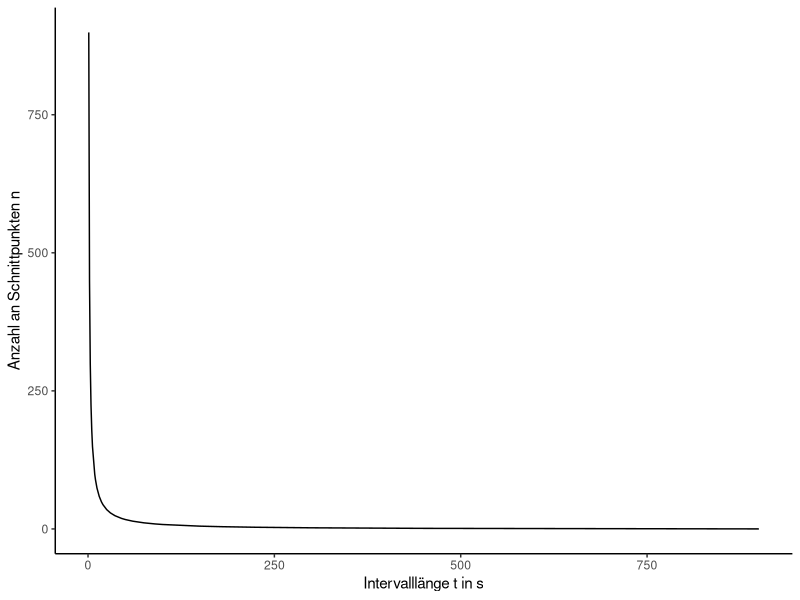
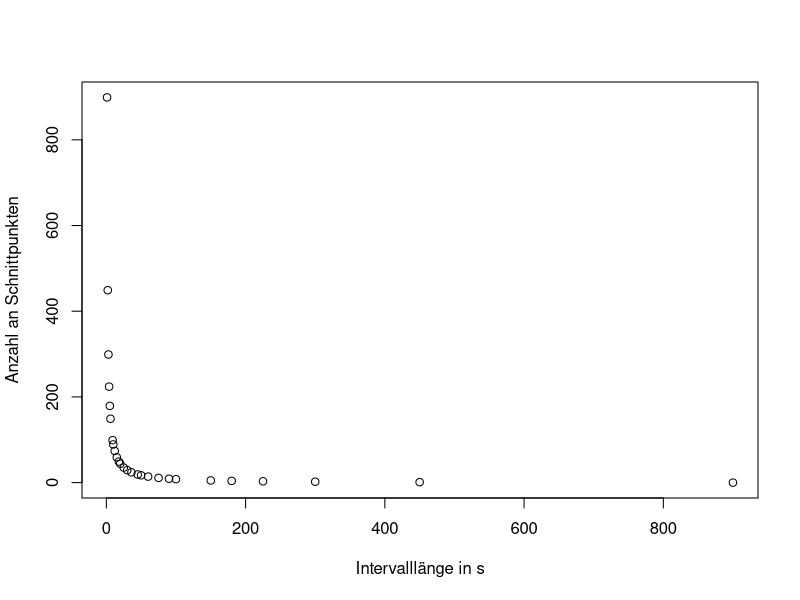
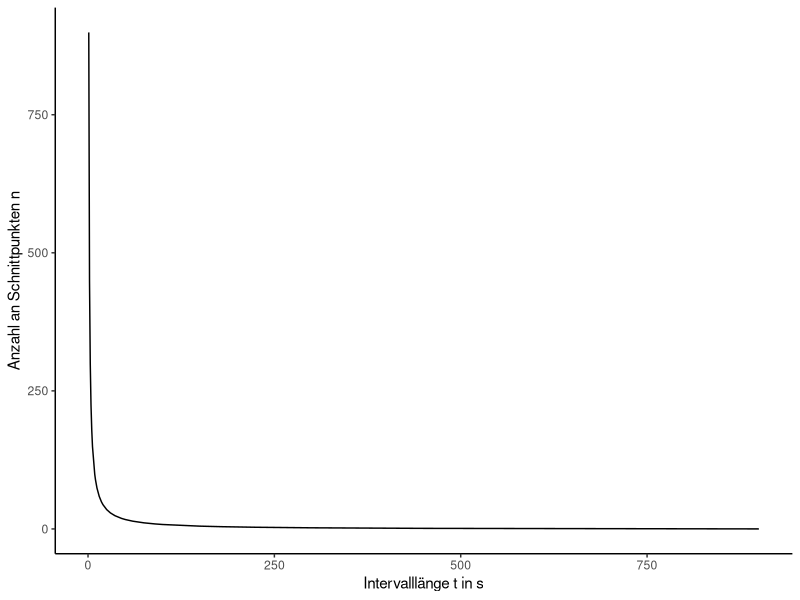

The R source for these figures, in order:
library(tidyverse)
setwd()
T  <- 900 #T in seconds!!!
t <- NULL
##loops all seconds and tests if the 
for (i in 1:(T)){
  if ((T) %% i == 0){
    t <- c(t,  i)
  }
}

s_i <- function(T, t){
  s <- (T / t) - 1
  return(s)
}

s <- mapply(s_i, T, t)

ggplot() +
  geom_line(aes(x = t,y = s)) +
  #geom_point(aes(x = t,  y= s)) +
  xlab("Intervalllänge t in s") +
  ylab("Anzahl an Schnittpunkten n") +
  theme_classic()
ggsave("schnittpunkte.pdf", device = "pdf")

plot(x = t, y = s,   xlab = "Intervalllänge in s", ylab = "Anzahl an Schnittpunkten")
